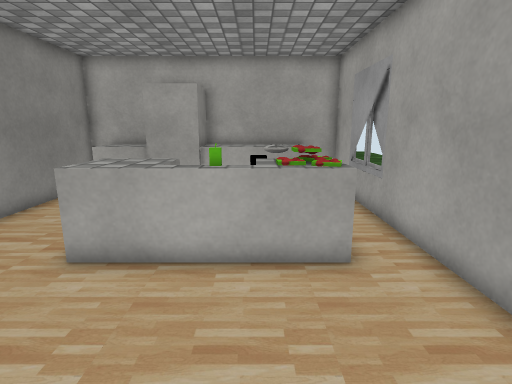
View 1 (above)

13 first-person views from a walk through a Unity game level. The camera is 1.4 m above the floor, tilts 12° down and sees 80° across. The floor is counted in squares, 0.5 m on a side. Each view is taken from the middle of a square. On the plan, view 1 faces up. The plan holds only what a view shows up to about 20 squares ahead; the rest is blank. The place goes on beyond the plan. Some surface patterns are stand-ins.

View 2
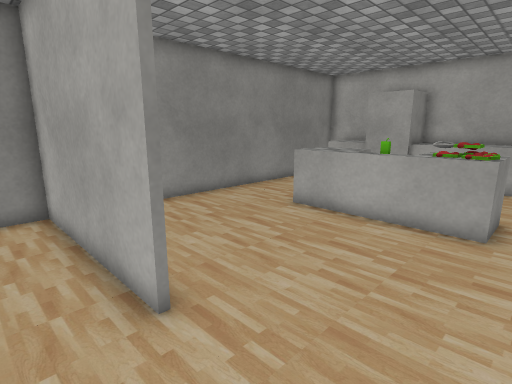

View 3
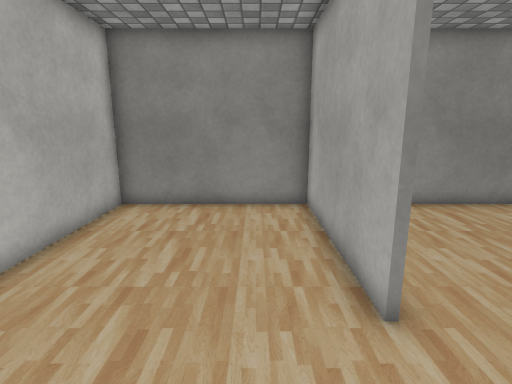

View 4
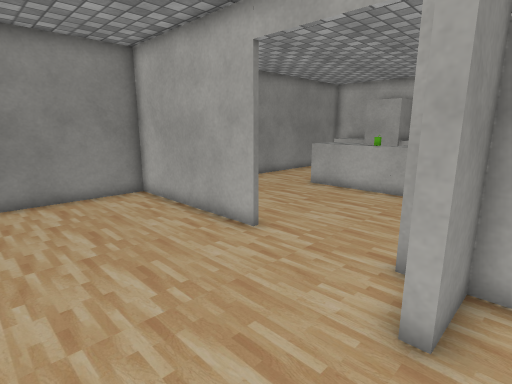

View 5
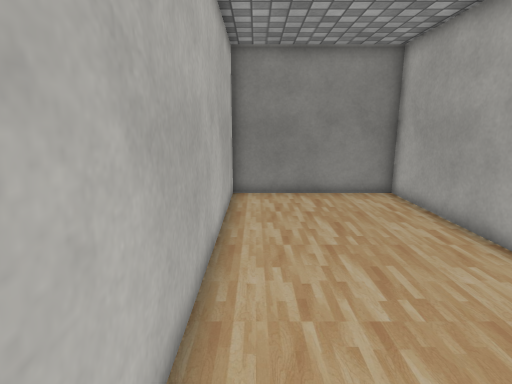

View 6
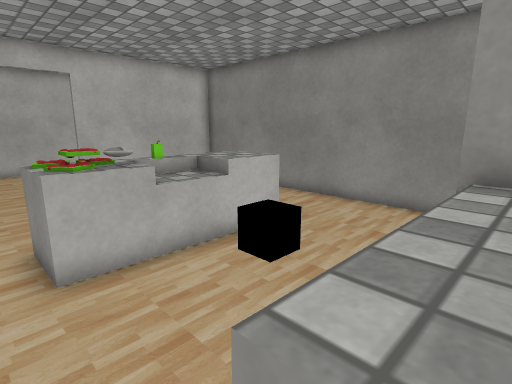

View 7
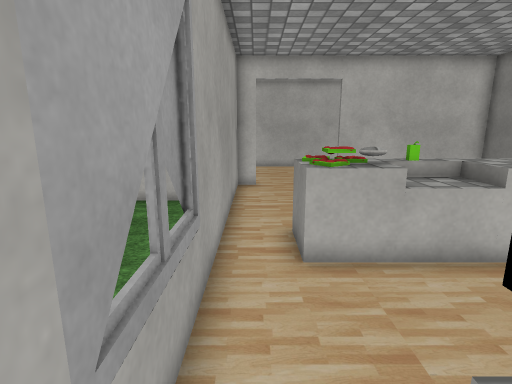

View 8
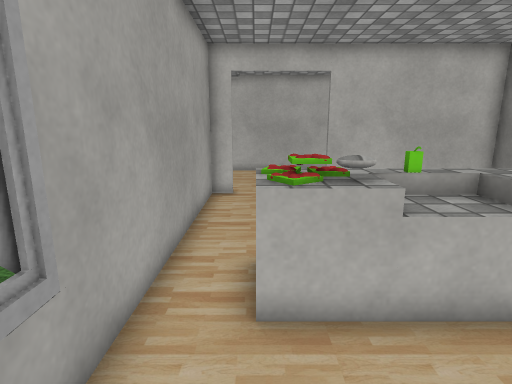

View 9
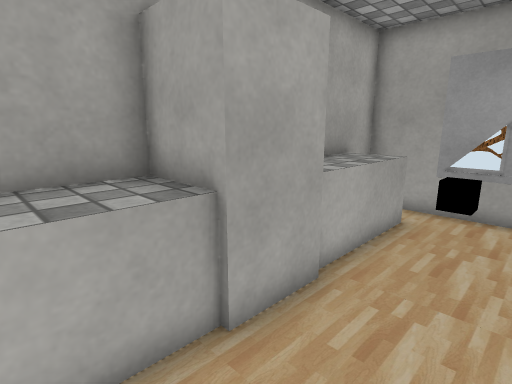

View 10
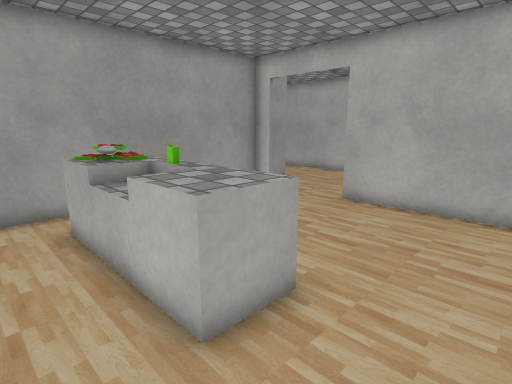

View 11
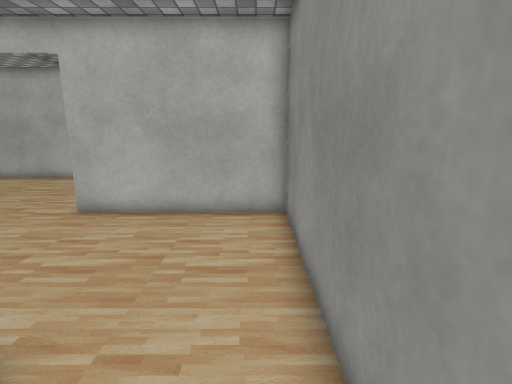

View 12
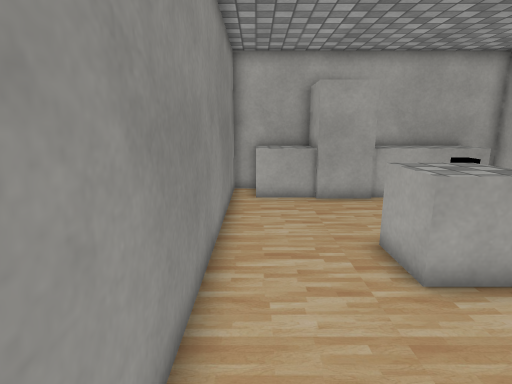

View 13
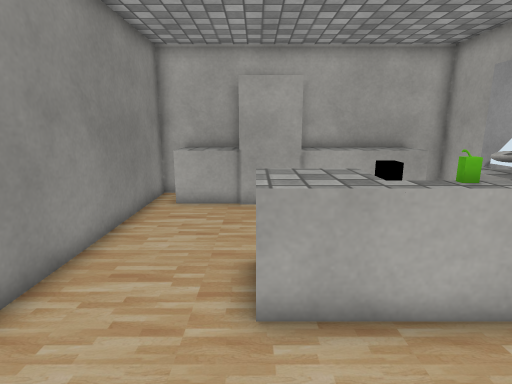

### Floor plan
Key: @ floor where view 1 was taken; # wall or solid block; . floor; ^ raised ledge; B block; S sink; O other object.
Columns run from 8 left of view 1 to 7 right of it. Each row starts with its distance up from view 1.
 15 ####  #######
 14 #^^B  B^^^^.#
 13 #.^BBBB^^^^.#
 12 #.......O...#
 11 #.......O...#
 10 #...........#
  9 #...........#
  8 #...OOBBBOO.#
  7 #...OOBBBOO.#
  6 #...OOBSBOO.#
  5 #...........#
  4 #...........#
  3 #...........#
  2 #...........#
  1 #...........#
  0 #.......@...#
 -1 ########....####
 -2 #...........#.
 -3 #...........#.
 -4 #............
 -5 #.............
 -6 #..............
 -7 #..............
 -8 ################

Positions as (right, up) in squares from view 1, and headings:
1: (0, 0), facing up
2: (3, -3), facing up-left
3: (3, -3), facing left
4: (5, -7), facing up-left
5: (5, -7), facing left
6: (3, 14), facing down-left
7: (3, 14), facing down
8: (2, 12), facing down
9: (-7, 10), facing up-right
10: (-7, 10), facing down-right
11: (-7, 9), facing down
12: (-7, 1), facing up
13: (-4, 2), facing up
